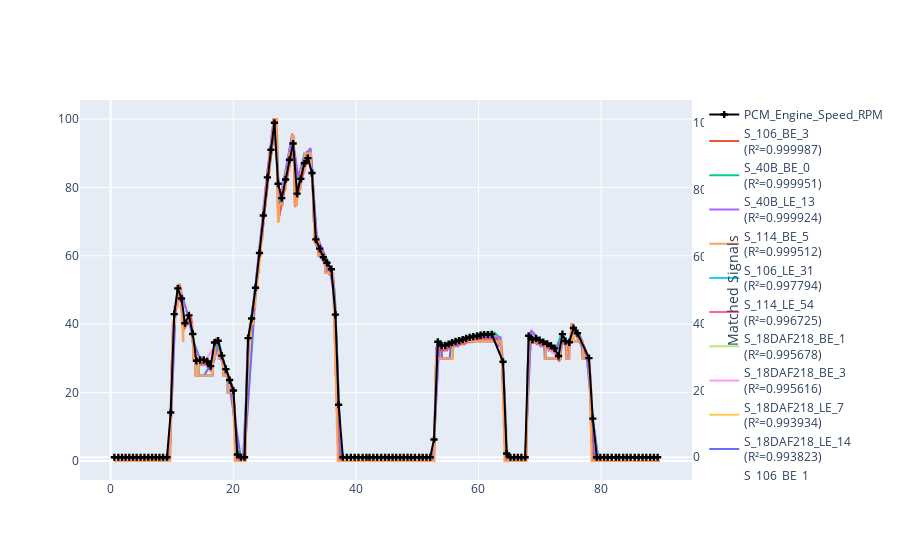

Notebook code cell kept with this figure:
### Code cell
candidates = decoder_FD3.find_signal_match(
    m.get_signal('PCM_Engine_Speed_RPM'),
    thresh=0.9,
    only_ts=True
)
f = decoder_FD3.plot_signal_matches(
    m.get_signal('PCM_Engine_Speed_RPM'), 
    candidates=candidates,
    return_fig=True)
f.show()

### Figure 1 — Plotly figure (JSON) as saved in the notebook; plotly's stock layout.template omitted (floating-point values rounded to 4 significant figures; data arrays with more than 128 entries replaced by an {"elided": "..."} marker saying what was removed)
{"data": [{"line": {"color": "black"}, "marker": {"symbol": "cross"}, "mode": "lines+markers", "name": "PCM_Engine_Speed_RPM", "type": "scatter", "x": {"elided": "142 float values"}, "y": {"elided": "142 float values"}, "yaxis": "y2"}, {"mode": "lines", "name": "S_106_BE_3<br>(R²=0.999987)", "type": "scatter", "x": {"elided": "8850 float values"}, "y": {"elided": "8850 float values"}}, {"mode": "lines", "name": "S_40B_BE_0<br>(R²=0.999951)", "type": "scatter", "x": {"elided": "885 float values"}, "y": {"elided": "885 float values"}}, {"mode": "lines", "name": "S_40B_LE_13<br>(R²=0.999924)", "type": "scatter", "x": {"elided": "885 float values"}, "y": {"elided": "885 float values"}}, {"mode": "lines", "name": "S_114_BE_5<br>(R²=0.999512)", "type": "scatter", "x": {"elided": "8891 float values"}, "y": {"elided": "8891 float values"}}, {"mode": "lines", "name": "S_106_LE_31<br>(R²=0.997794)", "type": "scatter", "x": {"elided": "8850 float values"}, "y": {"elided": "8850 float values"}}, {"mode": "lines", "name": "S_114_LE_54<br>(R²=0.996725)", "type": "scatter", "x": {"elided": "8891 float values"}, "y": {"elided": "8891 float values"}}, {"mode": "lines", "name": "S_18DAF218_BE_1<br>(R²=0.995678)", "type": "scatter", "x": {"elided": "303 float values"}, "y": {"elided": "303 float values"}}, {"mode": "lines", "name": "S_18DAF218_BE_3<br>(R²=0.995616)", "type": "scatter", "x": {"elided": "303 float values"}, "y": {"elided": "303 float values"}}, {"mode": "lines", "name": "S_18DAF218_LE_7<br>(R²=0.993934)", "type": "scatter", "x": {"elided": "303 float values"}, "y": {"elided": "303 float values"}}, {"mode": "lines", "name": "S_18DAF218_LE_14<br>(R²=0.993823)", "type": "scatter", "x": {"elided": "303 float values"}, "y": {"elided": "303 float values"}}, {"mode": "lines", "name": "S_106_BE_1<br>(R²=0.993198)", "type": "scatter", "x": {"elided": "8850 float values"}, "y": {"elided": "8850 float values"}}, {"mode": "lines", "name": "S_7A4_BE_1<br>(R²=0.993041)", "type": "scatter", "x": [0.596, 1.595, 2.596, 3.596, 4.596, 5.596, 6.596, 7.596, 8.597, 9.597, 10.6, 11.59, 12.59, 13.6, 14.6, 15.6, 16.6, 17.6, 18.6, 19.6, 20.6, 21.59, 22.6, 23.6, 24.6, 25.6, 26.6, 27.6, 28.6, 29.6, 30.6, 31.6, 32.6, 33.6, 34.6, 35.6, 36.6, 37.6, 38.6, 39.6, 40.6, 41.6, 42.6, 43.6, 44.6, 45.6, 46.6, 47.6, 48.6, 49.6, 50.6, 51.6, 52.59, 53.6, 54.6, 55.6, 56.6, 57.6, 58.6, 59.6, 60.6, 61.6, 62.6, 63.6, 64.6, 65.6, 66.59, 67.59, 68.6, 69.6, 70.6, 71.6, 72.6, 73.6, 74.6, 75.6, 76.6, 77.6, 78.6, 79.6, 80.6, 81.6, 82.6, 83.6, 84.6, 85.6, 86.6, 87.6, 88.6], "y": [0.0, 0.0, 0.0, 0.0, 0.0, 0.0, 0.0, 0.0, 0.0, 0.9101, 46.15, 48.47, 42.79, 34.71, 29.73, 29.71, 29.0, 35.35, 27.68, 23.47, 3.444, 0.0, 37.64, 50.66, 67.33, 85.13, 100.0, 75.91, 85.1, 95.2, 82.16, 89.92, 90.95, 65.99, 61.29, 57.95, 47.65, 0.008199, 0.0, 0.0, 0.0, 0.0, 0.0, 0.0, 0.0, 0.0, 0.0, 0.0, 0.0, 0.0, 0.0, 0.0, 0.0, 35.0, 34.15, 34.95, 35.51, 36.05, 36.57, 36.95, 37.37, 37.51, 37.55, 35.84, 2.657, 0.0, 0.0, 0.0, 37.91, 36.07, 35.18, 34.26, 32.76, 37.3, 34.04, 39.32, 36.57, 31.78, 13.11, 0.0, 0.0, 0.0, 0.0, 0.0, 0.0, 0.0, 0.0, 0.0, 0.0]}, {"mode": "lines", "name": "S_7A4_LE_24<br>(R²=0.992491)", "type": "scatter", "x": [0.596, 1.595, 2.596, 3.596, 4.596, 5.596, 6.596, 7.596, 8.597, 9.597, 10.6, 11.59, 12.59, 13.6, 14.6, 15.6, 16.6, 17.6, 18.6, 19.6, 20.6, 21.59, 22.6, 23.6, 24.6, 25.6, 26.6, 27.6, 28.6, 29.6, 30.6, 31.6, 32.6, 33.6, 34.6, 35.6, 36.6, 37.6, 38.6, 39.6, 40.6, 41.6, 42.6, 43.6, 44.6, 45.6, 46.6, 47.6, 48.6, 49.6, 50.6, 51.6, 52.59, 53.6, 54.6, 55.6, 56.6, 57.6, 58.6, 59.6, 60.6, 61.6, 62.6, 63.6, 64.6, 65.6, 66.59, 67.59, 68.6, 69.6, 70.6, 71.6, 72.6, 73.6, 74.6, 75.6, 76.6, 77.6, 78.6, 79.6, 80.6, 81.6, 82.6, 83.6, 84.6, 85.6, 86.6, 87.6, 88.6], "y": [0.0, 0.0, 0.0, 0.0, 0.0, 0.0, 0.0, 0.0, 0.0, 0.0, 44.68, 48.94, 42.55, 34.04, 29.79, 29.79, 27.66, 34.04, 27.66, 23.4, 2.128, 0.0, 36.17, 51.06, 68.09, 85.11, 100.0, 76.6, 85.11, 95.74, 82.98, 89.36, 91.49, 65.96, 61.7, 57.45, 46.81, 0.0, 0.0, 0.0, 0.0, 0.0, 0.0, 0.0, 0.0, 0.0, 0.0, 0.0, 0.0, 0.0, 0.0, 0.0, 0.0, 34.04, 34.04, 34.04, 34.04, 36.17, 36.17, 36.17, 36.17, 36.17, 36.17, 36.17, 2.128, 0.0, 0.0, 0.0, 38.3, 36.17, 34.04, 34.04, 31.91, 36.17, 34.04, 38.3, 36.17, 31.91, 12.77, 0.0, 0.0, 0.0, 0.0, 0.0, 0.0, 0.0, 0.0, 0.0, 0.0]}, {"mode": "lines", "name": "S_106_LE_34<br>(R²=0.990037)", "type": "scatter", "x": {"elided": "8850 float values"}, "y": {"elided": "8850 float values"}}], "layout": {"yaxis2": {"overlaying": "y", "showgrid": false, "side": "right", "title": {"text": "Matched Signals"}}}}
